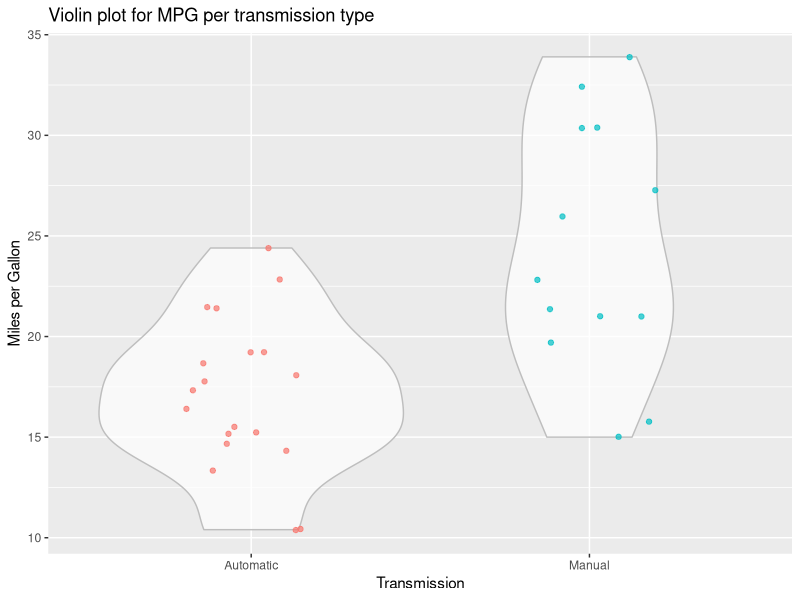
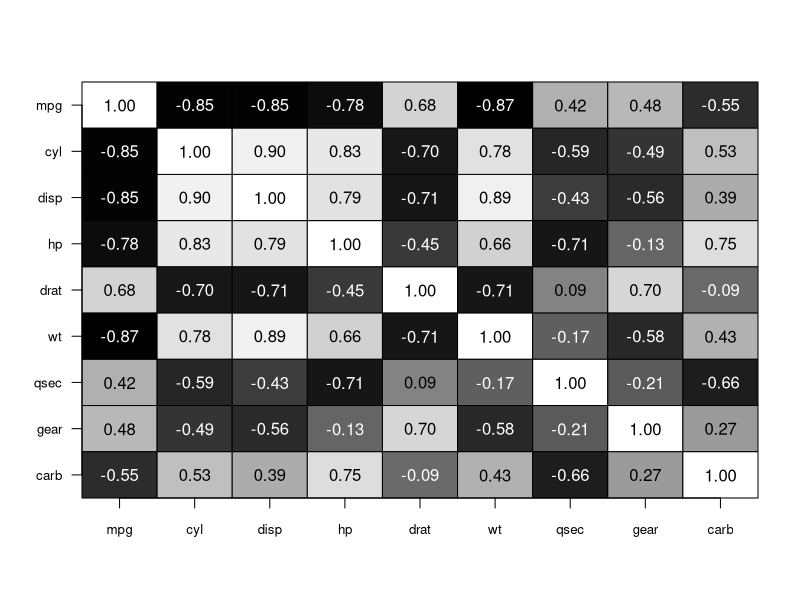
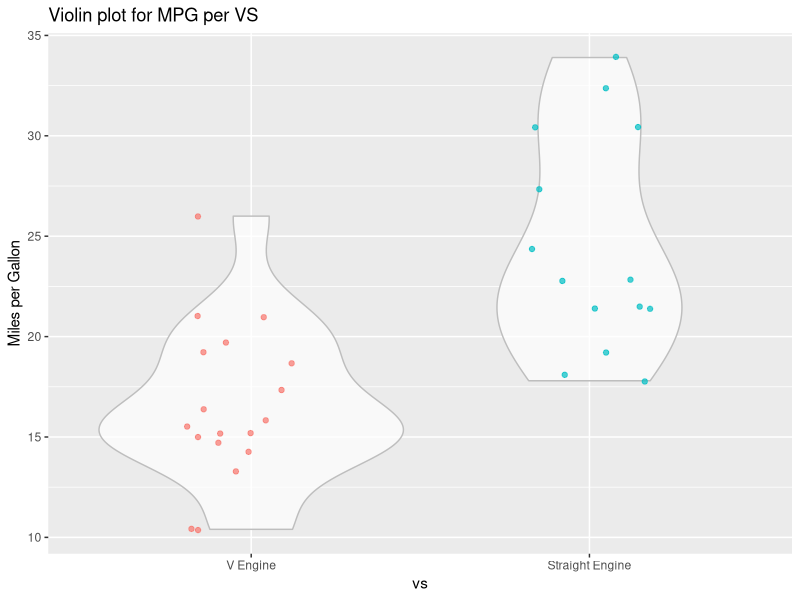
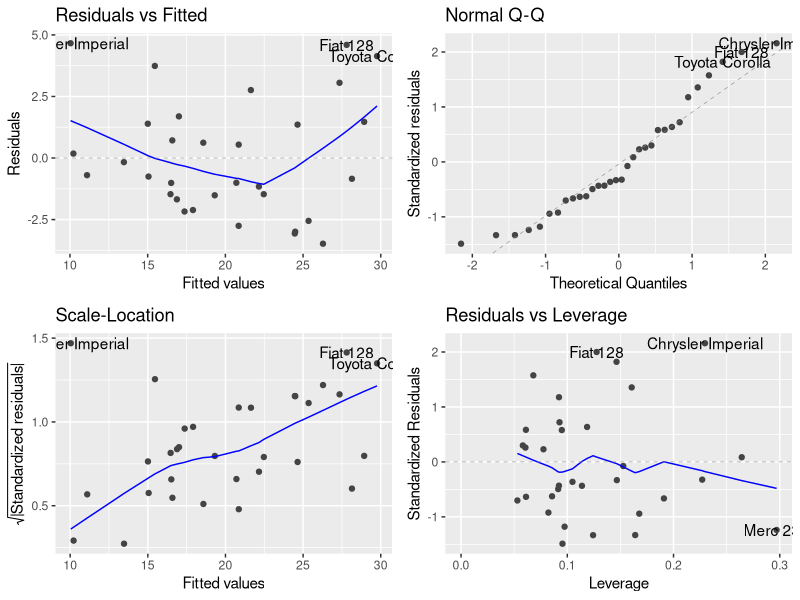

The R script that drew these images, in order:
## ---- chunk 1
head(mtcars)
## ---- chunk 2
mtcars_test <- mtcars
mtcars_test$am <- factor(mtcars_test$am, labels=c("Automatic", "Manual"))

require(ggplot2)
ggplot(data=mtcars_test, aes(y = mpg, x = am)) + geom_violin(alpha=0.7, color="gray")+geom_jitter(alpha=0.7, aes(color=am), position = position_jitter(width = 0.2)) + xlab("Transmission") + ylab("Miles per Gallon") + ggtitle("Violin plot for MPG per transmission type") + scale_color_discrete(guide = FALSE)
## ---- chunk 3
library(plotrix)
correlations <- round(cor(mtcars_test[,-c(8,9)]),2)

color2D.matplot(correlations, show.values = 2, axes=FALSE, xlab="",ylab="")
axis(1,at=c(seq(from=0.5,to=8.5,by=1)),labels=colnames(correlations), cex.axis=0.8)
axis(2,at=c(seq(from=0.5,to=8.5,by=1)),labels=rev(colnames(correlations)), las=2, cex.axis=0.8)
## ---- chunk 4
mtcars_test$vs <- factor(mtcars_test$vs, labels=c("V Engine", "Straight Engine"))

ggplot(data=mtcars_test, aes(y = mpg, x = vs)) + geom_violin(alpha=0.7, color="gray")+geom_jitter(alpha=0.7, aes(color=vs), position = position_jitter(width = 0.2)) + xlab("vs") + ylab("Miles per Gallon") + ggtitle("Violin plot for MPG per VS") + scale_color_discrete(guide = FALSE)
## ---- chunk 5
t.test(mpg ~ am, mtcars_test)
## ---- chunk 6
fit <- lm(mpg ~ ., data=mtcars_test)
best_fit <- step(fit, direction="backward")
## ---- chunk 7
summary(best_fit)
## ---- chunk 8
require(car)
vif(best_fit)
## ---- chunk 9
par(mfrow = c(2, 2))
require(ggfortify)
autoplot(best_fit)
